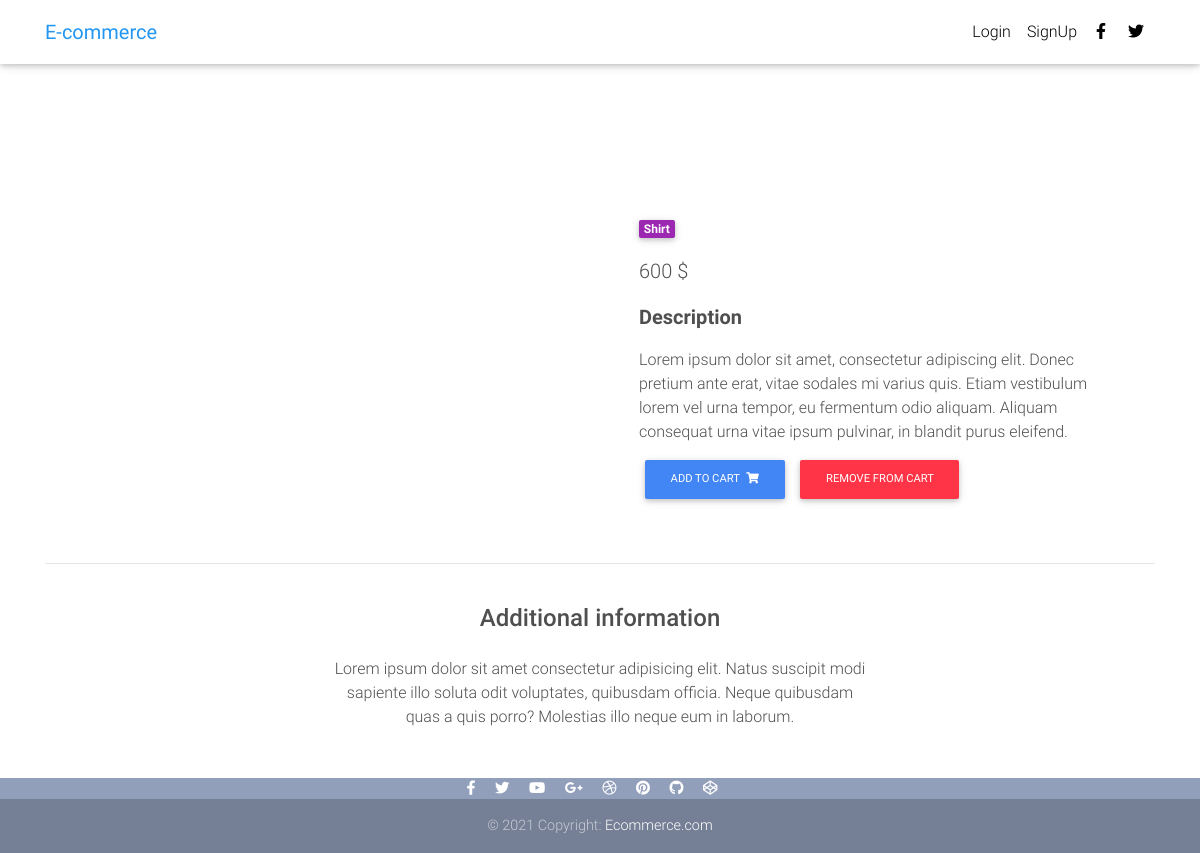
The app's page /product/0/, older data.
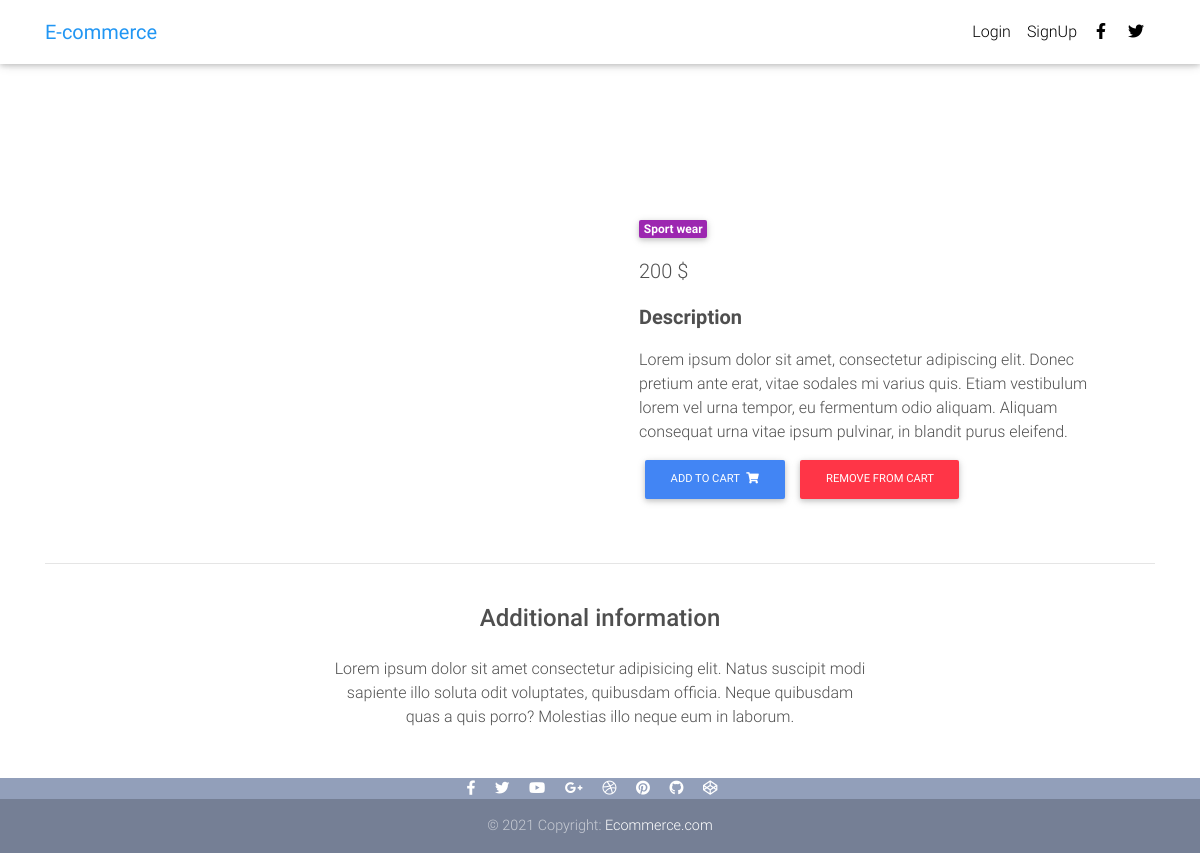
The same page, newer data.
### core/models.py (models this page shows, shortened)
class Item(models.Model):
    title = models.CharField(max_length=100)
    price = models.PositiveIntegerField()
    discount_price = models.PositiveIntegerField(blank=True, null=True)
    category = models.CharField(choices=CATEGORY_CHOICES, max_length=2)
    label = models.CharField(choices=LABEL_CHOICES, max_length=1)
    description = models.TextField()
    slug = models.SlugField()
    image = models.ImageField()     # pip install pillow
    def get_add_to_cart_url(self):
        return reverse('core:add_to_cart', kwargs={
            'slug': self.slug
        })
    def get_remove_from_cart_url(self):
        return reverse('core:remove_from_cart', kwargs={
            'slug': self.slug
        })

### core/views.py (the view)
# urls.py: path('product/<slug>/', ItemDetailView.as_view(), name='product'),
class ItemDetailView(DetailView):
    model = Item
    template_name = 'product.html'

### templates/product.html (shortened to what this page needs)
{% extends 'base.html' %}
{% block content %}
<main class="mt-5 pt-4">
  <div class="container dark-grey-text mt-5">
    <div class="row wow fadeIn">
      <div class="col-md-6 mb-4">
      </div>
      <div class="col-md-6 mb-4">
        <div class="p-4">
          <div class="mb-3">
            <a href="">
              <span class="badge purple mr-1">{{ object.get_category_display }}</span>
            </a>
          </div>
          <p class="lead">
            {% if item.discount_price %}
            <span class="mr-1">
              <del>{{ item.price }} $</del>
            </span>
            <span>{{ item.discount_price }} $</span>
            {% else %}
            <span>{{ item.price }} $</span>
            {% endif %}
          </p>
          <p class="lead font-weight-bold">Description</p>
          <p>{{ object.description }}</p>
          <a href="{{ object.get_add_to_cart_url }}" class="btn btn-primary btn-md my-0 p">
            Add to cart
            <i class="fas fa-shopping-cart ml-1"></i>
          </a>
          <a href="{{ object.get_remove_from_cart_url }}" class="btn btn-danger btn-md my-0 p">
            Remove from cart
          </a>
        </div>
      </div>
    </div>
    <hr>
    <div class="row d-flex justify-content-center wow fadeIn">
      <div class="col-md-6 text-center">
        <h4 class="my-4 h4">Additional information</h4>
        <p>Lorem ipsum dolor sit amet consectetur adipisicing elit. Natus suscipit modi sapiente illo soluta odit
          voluptates,
          quibusdam officia. Neque quibusdam quas a quis porro? Molestias illo neque eum in laborum.</p>
      </div>
    </div>
    <div class="row wow fadeIn">
      <div class="col-lg-4 col-md-12 mb-4">
      </div>
      <div class="col-lg-4 col-md-6 mb-4">
      </div>
      <div class="col-lg-4 col-md-6 mb-4">
      </div>
    </div>
  </div>
{% endblock content %}

Row changes from the older to the newer data that the page shows:
removed Item: category "Shirt", price "600", description "Lorem ipsum dolor sit amet, consectetur adipiscing elit. Donec pretium ante erat, vitae sodales mi varius quis. Etiam vestibulum lorem vel urna tempor, eu fermentum odio aliquam. Aliquam consequat urna vitae ipsum pulvinar, in blandit purus eleifend."
added Item: category "Sport wear", price "200", description "Lorem ipsum dolor sit amet, consectetur adipiscing elit. Donec pretium ante erat, vitae sodales mi varius quis. Etiam vestibulum lorem vel urna tempor, eu fermentum odio aliquam. Aliquam consequat urna vitae ipsum pulvinar, in blandit purus eleifend."
